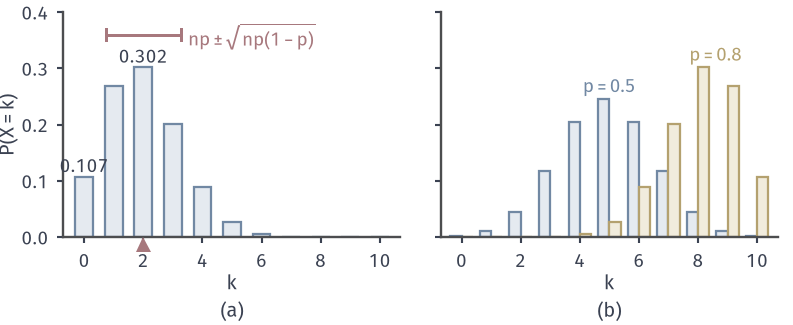

Reproduce this figure in Python.
"""Bin(n,p) mass functions: (a) n=10, p=0.2 with mean and +-1 sd; (b) n=10, p=0.5 and 0.8."""
from pathlib import Path
import sys
sys.path.insert(0, str(Path(__file__).resolve().parent.parent/"cdist-common"))
from cdist_fig import *

n = 10
fig, axes = figure(width_mm=112, height_mm=46, ncols=2, sharey=True)
panel(fig, left=.08, bottom=.27, wspace=.12)
k = np.arange(n+1)
ax = axes[0]; style(ax)
pm = binom_pmf(n, .2); m, sd = n*.2, (n*.2*.8)**.5
bars(ax, k, pm, width=.6)
ax.plot([m], [-.012], marker='^', ms=6, color=RED, mew=0, clip_on=False, zorder=6)
ax.plot([m-sd, m+sd], [.36, .36], color=RED, lw=1.2); ax.plot([m-sd]*2, [.35, .37], color=RED, lw=1.2); ax.plot([m+sd]*2, [.35, .37], color=RED, lw=1.2)
lab(ax, m+sd+.25, .355, r'$np\pm\sqrt{np(1-p)}$', RED, va='center')
lab(ax, 2, pm[2]+.008, '0.302', ha='center'); lab(ax, 0, pm[0]+.008, '0.107', ha='center')
ax.set_xlim(-.7, 10.7); ax.set_ylim(0, .4); ax.set_xticks(range(0, 11, 2)); ax.set_yticks([0, .1, .2, .3, .4])
ax.set_xlabel('$k$', labelpad=1); ax.set_ylabel(r'$\mathbb{P}(X=k)$'.replace(r'\mathbb{P}', 'P'), labelpad=1)
ax = axes[1]; style(ax)
w = .38
p5 = binom_pmf(n, .5); p8 = binom_pmf(n, .8)
ax.bar(k-w/2, p5, width=w, color=BLUE_FILL, edgecolor=BLUE, linewidth=.9)
ax.bar(k+w/2, p8, width=w, color=YELLOW_FILL, edgecolor=YELLOW, linewidth=.9)
lab(ax, 5, p5[5]+.01, '$p=0.5$', BLUE, ha='center'); lab(ax, 8.6, p8[8]+.01, '$p=0.8$', YELLOW, ha='center')
ax.set_xlim(-.7, 10.7); ax.set_xticks(range(0, 11, 2)); ax.set_xlabel('$k$', labelpad=1)
tags(fig, axes)
save(fig, here(__file__), 'figure', {'pmf_p0.2': pm.round(4).tolist(), 'mean': m, 'sd': sd, 'mode': int(np.argmax(pm))})
